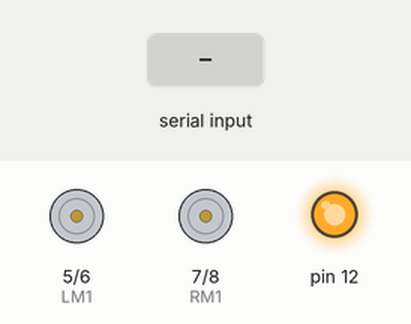
Recording of a sketch running on a simulated Arduino Uno, built with avr-gcc and run on an emulated ATmega328P. Parts: motor-driver pin pairs drawn as motors (green arrow = first pin HIGH = forward, orange = second pin HIGH = backward, longer = more drive), output pins drawn as LEDs (lit = HIGH). Inputs (shaded band) come from the test bench.

Above: at 1.2 s.
1.3 s: "a" received over Serial
At 2.4 s:
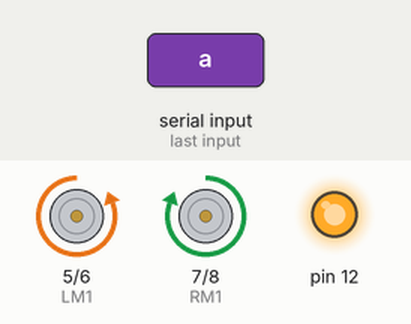
2.8 s: "w" received over Serial
At 3.5 s:
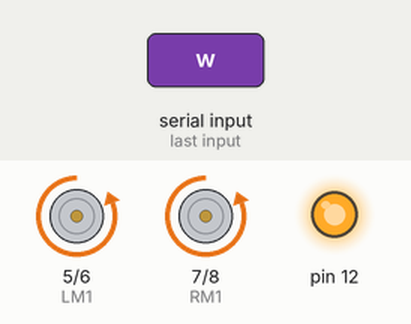
4.3 s: "z" received over Serial
At 4.7 s:
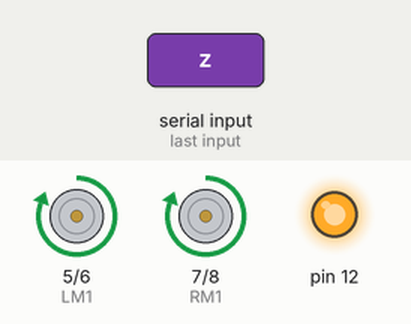
5.8 s: "d" received over Serial
At 7.0 s:
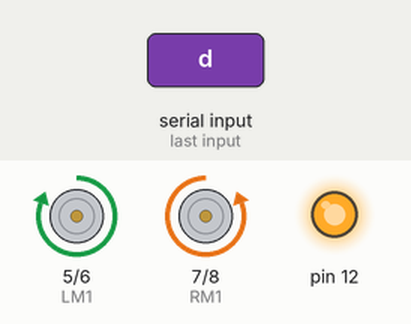
7.3 s: "s" received over Serial
At 8.2 s:
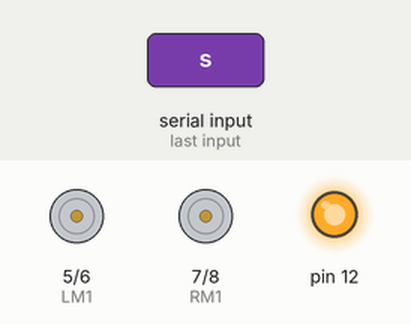
Timing chart, 0 to 9.8 s (numbered marks = the images above; inputs shaded):
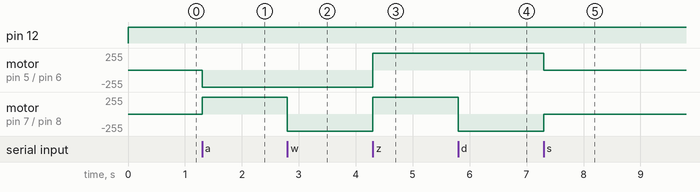

Measured:
- after the input at 1.3 s, motor on pin 5 (LM1) / pin 6 (LM2): stopped → backward 255/255 at once; motor on pin 7 (RM1) / pin 8 (RM2): stopped → forward 255/255 at once
- after the input at 2.8 s, motor on pin 7 (RM1) / pin 8 (RM2): forward 255/255 → backward 255/255 at once
- after the input at 4.3 s, motor on pin 5 (LM1) / pin 6 (LM2), motor on pin 7 (RM1) / pin 8 (RM2): backward 255/255 → forward 255/255 at once
- after the input at 5.8 s, motor on pin 7 (RM1) / pin 8 (RM2): forward 255/255 → backward 255/255 at once
- after the input at 7.3 s, motor on pin 5 (LM1) / pin 6 (LM2): forward 255/255 → stopped at once; motor on pin 7 (RM1) / pin 8 (RM2): backward 255/255 → stopped at once

The sketch:

control_robot_with_serial_monitor.ino
```cpp
#define LM1 5 // left motor M1a
#define LM2 6 // left motor M2a
#define RM1 7 // right motor M2a
#define RM2 8 // right motor M2b
void setup()
{

pinMode(LM1, OUTPUT);
pinMode(LM2, OUTPUT);
pinMode(RM1, OUTPUT);
pinMode(RM2, OUTPUT);
pinMode(12,OUTPUT);
Serial.begin(9600);

}
void loop()
{digitalWrite(12,HIGH);
  while(Serial.available())
  {
    char ch=Serial.read();

  if(ch=='a')
  {
digitalWrite(LM1,LOW);//turn left
digitalWrite(LM2, HIGH);
digitalWrite(RM1, HIGH);
digitalWrite(RM2, LOW);
  }
  else if(ch=='w')
  {
digitalWrite(LM1,LOW);
digitalWrite(LM2, HIGH);
digitalWrite(RM1, LOW);
digitalWrite(RM2, HIGH);
  }
  else if(ch=='z')
  {
 digitalWrite(LM1,HIGH);
digitalWrite(LM2, LOW);
digitalWrite(RM1, HIGH);
digitalWrite(RM2, LOW);
  }
  else if(ch=='d')
  {
    digitalWrite(LM1,HIGH);
digitalWrite(LM2, LOW);
digitalWrite(RM1, LOW);
digitalWrite(RM2, HIGH);
  }
  else if(ch=='s'||ch=='S')
  {
    digitalWrite(LM1,LOW);
digitalWrite(LM2, LOW);
digitalWrite(RM1, LOW);
digitalWrite(RM2, LOW);
  }
}
}
```
